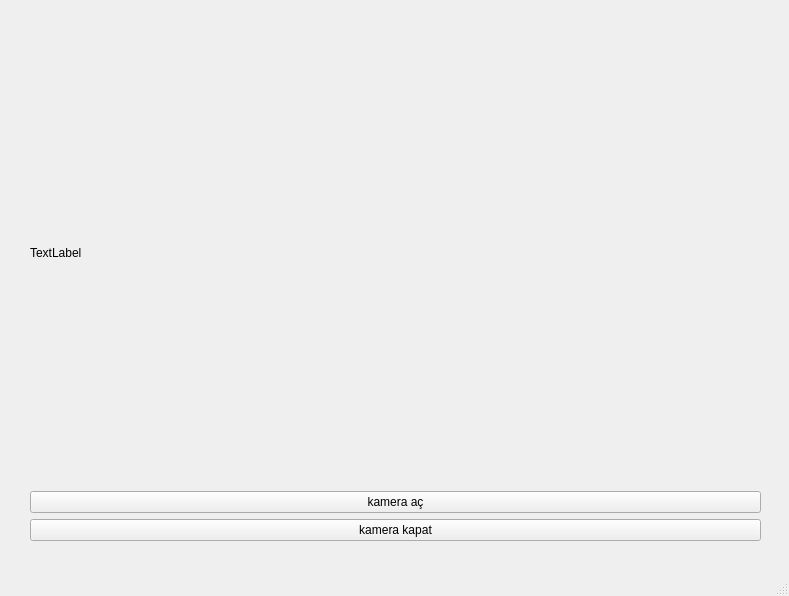
<?xml version="1.0" encoding="UTF-8"?>
<ui version="4.0">
 <class>MainWindow</class>
 <widget class="QMainWindow" name="MainWindow">
  <property name="geometry">
   <rect>
    <x>0</x>
    <y>0</y>
    <width>789</width>
    <height>596</height>
   </rect>
  </property>
  <property name="windowTitle">
   <string>MainWindow</string>
  </property>
  <widget class="QWidget" name="centralwidget">
   <widget class="QWidget" name="gridLayoutWidget">
    <property name="geometry">
     <rect>
      <x>30</x>
      <y>20</y>
      <width>731</width>
      <height>521</height>
     </rect>
    </property>
    <layout class="QGridLayout" name="gridLayout">
     <item row="0" column="0">
      <widget class="QLabel" name="lb1">
       <property name="text">
        <string>TextLabel</string>
       </property>
      </widget>
     </item>
     <item row="1" column="0">
      <widget class="QPushButton" name="camop">
       <property name="text">
        <string>kamera aç</string>
       </property>
      </widget>
     </item>
     <item row="2" column="0">
      <widget class="QPushButton" name="camclose">
       <property name="text">
        <string>kamera kapat</string>
       </property>
      </widget>
     </item>
    </layout>
   </widget>
  </widget>
  <widget class="QMenuBar" name="menubar">
   <property name="geometry">
    <rect>
     <x>0</x>
     <y>0</y>
     <width>789</width>
     <height>21</height>
    </rect>
   </property>
  </widget>
  <widget class="QStatusBar" name="statusbar"/>
 </widget>
 <resources/>
 <connections/>
</ui>
